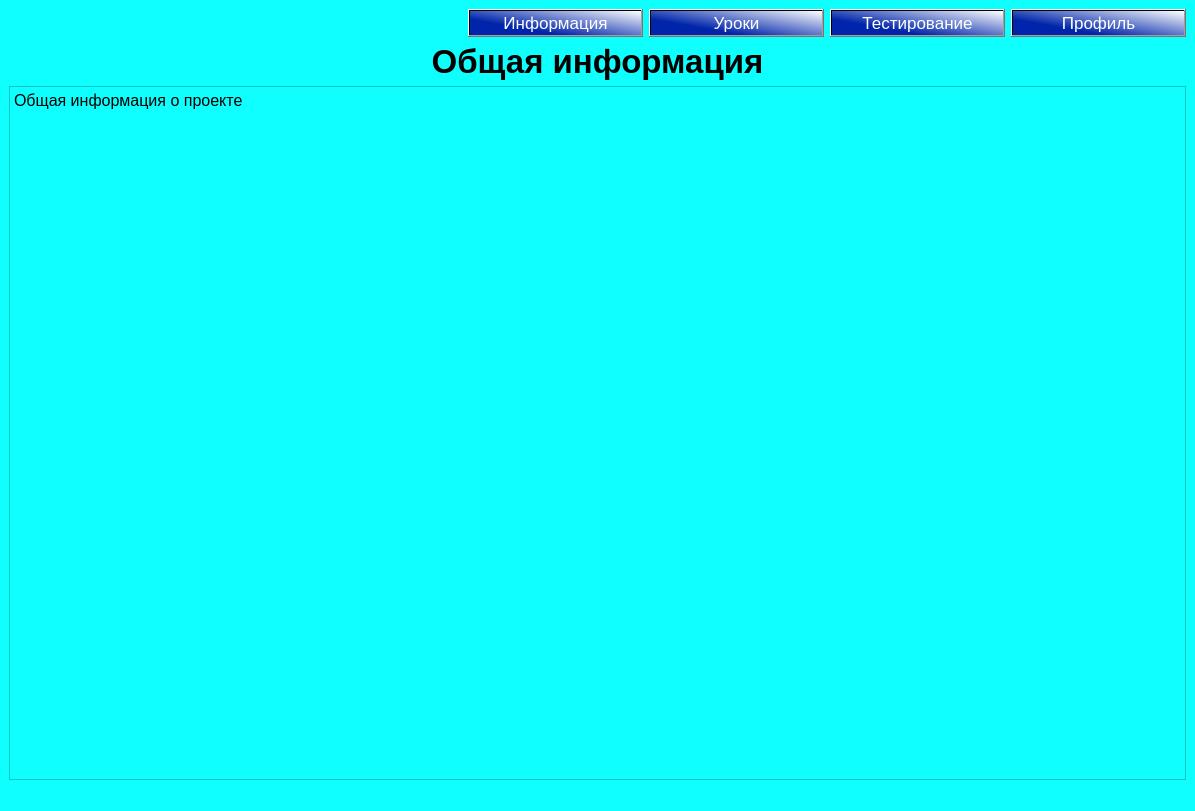
<?xml version="1.0" encoding="UTF-8"?>
<ui version="4.0">
 <class>MainWindow</class>
 <widget class="QMainWindow" name="MainWindow">
  <property name="geometry">
   <rect>
    <x>0</x>
    <y>0</y>
    <width>1195</width>
    <height>811</height>
   </rect>
  </property>
  <property name="windowTitle">
   <string>MainWindow</string>
  </property>
  <property name="styleSheet">
   <string notr="true">background-color: rgb(15, 255, 255);</string>
  </property>
  <widget class="QWidget" name="centralwidget">
   <layout class="QVBoxLayout" name="verticalLayout">
    <item>
     <layout class="QHBoxLayout" name="horizontalLayout">
      <item>
       <spacer name="horizontalSpacer">
        <property name="orientation">
         <enum>Qt::Horizontal</enum>
        </property>
        <property name="sizeHint" stdset="0">
         <size>
          <width>40</width>
          <height>20</height>
         </size>
        </property>
       </spacer>
      </item>
      <item>
       <widget class="QPushButton" name="pushButton_5">
        <property name="sizePolicy">
         <sizepolicy hsizetype="Fixed" vsizetype="Fixed">
          <horstretch>0</horstretch>
          <verstretch>0</verstretch>
         </sizepolicy>
        </property>
        <property name="minimumSize">
         <size>
          <width>175</width>
          <height>0</height>
         </size>
        </property>
        <property name="maximumSize">
         <size>
          <width>200</width>
          <height>32</height>
         </size>
        </property>
        <property name="font">
         <font>
          <pointsize>13</pointsize>
         </font>
        </property>
        <property name="styleSheet">
         <string notr="true">background-color: qlineargradient(spread:pad, x1:0.045, y1:0.761364, x2:1, y2:0, stop:0.186441 rgba(0, 37, 170, 255), stop:1 rgba(255, 255, 255, 255));
color: rgb(255, 255, 255);</string>
        </property>
        <property name="text">
         <string>Информация</string>
        </property>
       </widget>
      </item>
      <item>
       <widget class="QPushButton" name="pushButton_3">
        <property name="sizePolicy">
         <sizepolicy hsizetype="Fixed" vsizetype="Fixed">
          <horstretch>0</horstretch>
          <verstretch>0</verstretch>
         </sizepolicy>
        </property>
        <property name="minimumSize">
         <size>
          <width>175</width>
          <height>0</height>
         </size>
        </property>
        <property name="maximumSize">
         <size>
          <width>200</width>
          <height>32</height>
         </size>
        </property>
        <property name="font">
         <font>
          <pointsize>13</pointsize>
         </font>
        </property>
        <property name="styleSheet">
         <string notr="true">background-color: qlineargradient(spread:pad, x1:0.045, y1:0.761364, x2:1, y2:0, stop:0.186441 rgba(0, 37, 170, 255), stop:1 rgba(255, 255, 255, 255));
color: rgb(255, 255, 255);</string>
        </property>
        <property name="text">
         <string>Уроки</string>
        </property>
       </widget>
      </item>
      <item>
       <widget class="QPushButton" name="btntest">
        <property name="sizePolicy">
         <sizepolicy hsizetype="Fixed" vsizetype="Fixed">
          <horstretch>0</horstretch>
          <verstretch>0</verstretch>
         </sizepolicy>
        </property>
        <property name="minimumSize">
         <size>
          <width>175</width>
          <height>0</height>
         </size>
        </property>
        <property name="maximumSize">
         <size>
          <width>200</width>
          <height>32</height>
         </size>
        </property>
        <property name="font">
         <font>
          <pointsize>13</pointsize>
         </font>
        </property>
        <property name="styleSheet">
         <string notr="true">background-color: qlineargradient(spread:pad, x1:0.045, y1:0.761364, x2:1, y2:0, stop:0.186441 rgba(0, 37, 170, 255), stop:1 rgba(255, 255, 255, 255));
color: rgb(255, 255, 255);</string>
        </property>
        <property name="text">
         <string>Тестирование</string>
        </property>
       </widget>
      </item>
      <item>
       <widget class="QPushButton" name="pushButton_2">
        <property name="sizePolicy">
         <sizepolicy hsizetype="Fixed" vsizetype="Fixed">
          <horstretch>0</horstretch>
          <verstretch>0</verstretch>
         </sizepolicy>
        </property>
        <property name="minimumSize">
         <size>
          <width>175</width>
          <height>0</height>
         </size>
        </property>
        <property name="maximumSize">
         <size>
          <width>200</width>
          <height>32</height>
         </size>
        </property>
        <property name="font">
         <font>
          <pointsize>13</pointsize>
         </font>
        </property>
        <property name="styleSheet">
         <string notr="true">background-color: qlineargradient(spread:pad, x1:0.045, y1:0.761364, x2:1, y2:0, stop:0.186441 rgba(0, 37, 170, 255), stop:1 rgba(255, 255, 255, 255));
color: rgb(255, 255, 255);</string>
        </property>
        <property name="text">
         <string>Профиль</string>
        </property>
       </widget>
      </item>
     </layout>
    </item>
    <item>
     <widget class="QLabel" name="label">
      <property name="font">
       <font>
        <pointsize>25</pointsize>
        <weight>75</weight>
        <bold>true</bold>
       </font>
      </property>
      <property name="text">
       <string>Общая информация</string>
      </property>
      <property name="alignment">
       <set>Qt::AlignCenter</set>
      </property>
     </widget>
    </item>
    <item>
     <widget class="QPlainTextEdit" name="plainTextEdit">
      <property name="enabled">
       <bool>true</bool>
      </property>
      <property name="font">
       <font>
        <pointsize>12</pointsize>
       </font>
      </property>
      <property name="readOnly">
       <bool>true</bool>
      </property>
      <property name="plainText">
       <string>Общая информация о проекте
</string>
      </property>
      <property name="backgroundVisible">
       <bool>false</bool>
      </property>
     </widget>
    </item>
   </layout>
  </widget>
  <widget class="QMenuBar" name="menubar">
   <property name="geometry">
    <rect>
     <x>0</x>
     <y>0</y>
     <width>1195</width>
     <height>21</height>
    </rect>
   </property>
  </widget>
  <widget class="QStatusBar" name="statusbar"/>
 </widget>
 <resources/>
 <connections/>
</ui>
